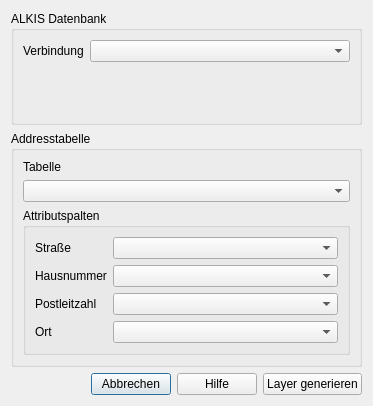
<?xml version="1.0" encoding="UTF-8"?>
<ui version="4.0">
 <class>AlkisGeocoderDialogBase</class>
 <widget class="QDialog" name="AlkisGeocoderDialogBase">
  <property name="geometry">
   <rect>
    <x>0</x>
    <y>0</y>
    <width>373</width>
    <height>406</height>
   </rect>
  </property>
  <property name="windowTitle">
   <string>ALKIS Geocoder</string>
  </property>
  <layout class="QVBoxLayout" name="verticalLayout_2">
   <item>
    <widget class="QGroupBox" name="groupBox">
     <property name="title">
      <string>ALKIS Datenbank</string>
     </property>
     <layout class="QFormLayout" name="formLayout_2">
      <item row="0" column="0">
       <widget class="QLabel" name="label">
        <property name="text">
         <string>Verbindung</string>
        </property>
       </widget>
      </item>
      <item row="0" column="1">
       <widget class="QComboBox" name="dbComboBox"/>
      </item>
     </layout>
    </widget>
   </item>
   <item>
    <widget class="QGroupBox" name="groupBox_2">
     <property name="title">
      <string>Addresstabelle</string>
     </property>
     <layout class="QVBoxLayout" name="verticalLayout">
      <item>
       <widget class="QLabel" name="label_2">
        <property name="text">
         <string>Tabelle</string>
        </property>
       </widget>
      </item>
      <item>
       <widget class="QgsMapLayerComboBox" name="tableLayer"/>
      </item>
      <item>
       <widget class="QGroupBox" name="groupBox_3">
        <property name="title">
         <string>Attributspalten</string>
        </property>
        <layout class="QFormLayout" name="formLayout">
         <item row="0" column="0">
          <widget class="QLabel" name="label_3">
           <property name="text">
            <string>Straße</string>
           </property>
          </widget>
         </item>
         <item row="1" column="0">
          <widget class="QLabel" name="label_4">
           <property name="text">
            <string>Hausnummer</string>
           </property>
          </widget>
         </item>
         <item row="2" column="0">
          <widget class="QLabel" name="label_5">
           <property name="text">
            <string>Postleitzahl</string>
           </property>
          </widget>
         </item>
         <item row="3" column="0">
          <widget class="QLabel" name="label_6">
           <property name="text">
            <string>Ort</string>
           </property>
          </widget>
         </item>
         <item row="0" column="1">
          <widget class="QgsFieldComboBox" name="streetField"/>
         </item>
         <item row="1" column="1">
          <widget class="QgsFieldComboBox" name="numberField"/>
         </item>
         <item row="2" column="1">
          <widget class="QgsFieldComboBox" name="areaCodeField"/>
         </item>
         <item row="3" column="1">
          <widget class="QgsFieldComboBox" name="cityField"/>
         </item>
        </layout>
       </widget>
      </item>
     </layout>
    </widget>
   </item>
   <item>
    <layout class="QHBoxLayout" name="horizontalLayout">
     <item>
      <spacer name="horizontalSpacer">
       <property name="orientation">
        <enum>Qt::Horizontal</enum>
       </property>
       <property name="sizeHint" stdset="0">
        <size>
         <width>40</width>
         <height>20</height>
        </size>
       </property>
      </spacer>
     </item>
     <item>
      <widget class="QPushButton" name="cancelButton">
       <property name="text">
        <string>Abbrechen</string>
       </property>
      </widget>
     </item>
     <item>
      <widget class="QPushButton" name="helpButton">
       <property name="text">
        <string>Hilfe</string>
       </property>
      </widget>
     </item>
     <item>
      <widget class="QPushButton" name="generateLayerButton">
       <property name="text">
        <string>Layer generieren</string>
       </property>
      </widget>
     </item>
    </layout>
   </item>
  </layout>
 </widget>
 <customwidgets>
  <customwidget>
   <class>QgsFieldComboBox</class>
   <extends>QComboBox</extends>
   <header>qgsfieldcombobox.h</header>
  </customwidget>
  <customwidget>
   <class>QgsMapLayerComboBox</class>
   <extends>QComboBox</extends>
   <header>qgsmaplayercombobox.h</header>
  </customwidget>
 </customwidgets>
 <resources/>
 <connections/>
</ui>
